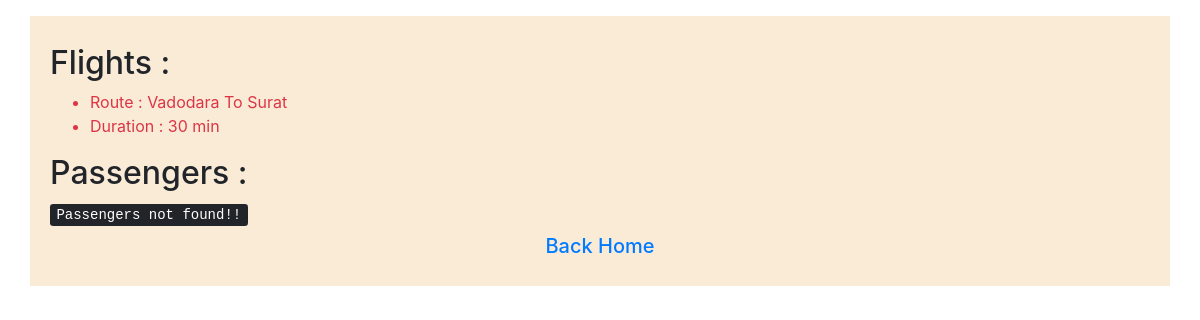
/gflight/3, run on the app's committed database.
### models.py (models this page shows)
class Flight(db.Model):
    __tablename__ = "flights"
    id = db.Column(db.Integer, primary_key = True)
    origin = db.Column(db.String, nullable = False)
    destination = db.Column(db.String, nullable = False)
    duration = db.Column(db.Integer, nullable = False)

### Application.py (the view)
@app.route('/gflight/<id_>')
def getFlight(id_):
    id_ = int(id_)
    flight = Flight.query.get(id_)
    if flight is not None:
        passenger = Passenger.query.filter_by(flight_id = id_).all()
        return render_template('getFlights.html',flight=flight,passengers=passenger)
    else:
        return render_template('error.html',error=["Flight is not exists!!"],success=[],curl=url_for('addFlight'))

### templates/getFlights.html (shortened to what this page needs)
{% extends 'masterLayouts.html' %}
{% block body %}
    <h2>Flights : </h2>
    <ul class="text-danger">
        <li>Route : {{ flight.origin }} To {{ flight.destination }}</li>
        <li>Duration : {{ flight.duration }} min</li>
    </ul>
    <h2>Passengers : </h2>
    {% if passengers|length != 0 %}
    <ul class="text-success">
        {% for passenger in passengers %}
            <li>{{ passenger.name }}</li>
        {% endfor %}
    </ul>
    {% else %}
        <kbd>Passengers not found!!</kbd>
    {% endif %}
{% endblock %}
{% block plink %}<a href="{{ url_for('addFlight') }}">Back</a>{% endblock %}
{% block gotohome %}<a href="{{ url_for('index') }}">Home</a>{% endblock %}

### data on the page
Flight: origin "Vadodara", destination "Surat", duration "30"
